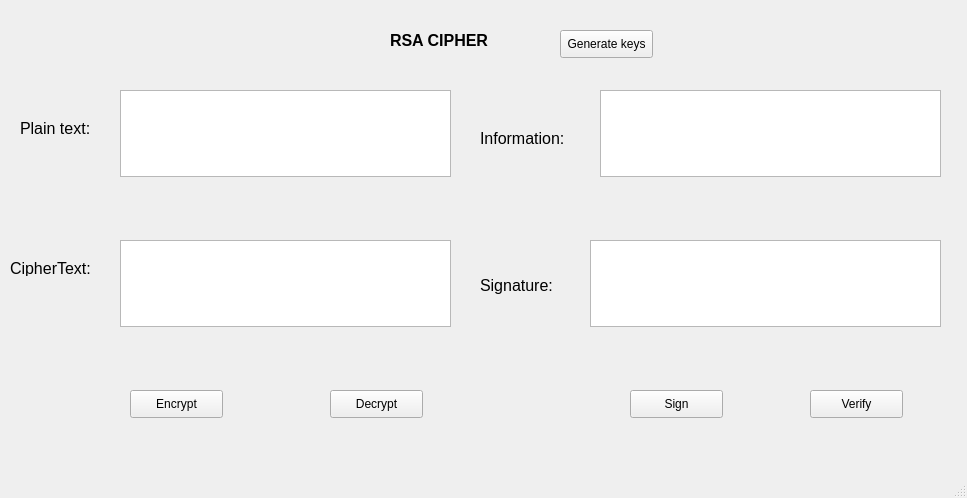
<?xml version="1.0" encoding="UTF-8"?>
<ui version="4.0">
 <class>MainWindow</class>
 <widget class="QMainWindow" name="MainWindow">
  <property name="geometry">
   <rect>
    <x>0</x>
    <y>0</y>
    <width>967</width>
    <height>498</height>
   </rect>
  </property>
  <property name="windowTitle">
   <string>MainWindow</string>
  </property>
  <widget class="QWidget" name="centralwidget">
   <widget class="QLabel" name="label">
    <property name="geometry">
     <rect>
      <x>390</x>
      <y>20</y>
      <width>141</width>
      <height>41</height>
     </rect>
    </property>
    <property name="font">
     <font>
      <pointsize>12</pointsize>
      <weight>75</weight>
      <bold>true</bold>
     </font>
    </property>
    <property name="text">
     <string>RSA CIPHER</string>
    </property>
   </widget>
   <widget class="QLabel" name="label_2">
    <property name="geometry">
     <rect>
      <x>20</x>
      <y>120</y>
      <width>101</width>
      <height>16</height>
     </rect>
    </property>
    <property name="font">
     <font>
      <pointsize>12</pointsize>
      <weight>50</weight>
      <bold>false</bold>
     </font>
    </property>
    <property name="text">
     <string>Plain text:</string>
    </property>
   </widget>
   <widget class="QLabel" name="label_3">
    <property name="geometry">
     <rect>
      <x>10</x>
      <y>260</y>
      <width>91</width>
      <height>16</height>
     </rect>
    </property>
    <property name="font">
     <font>
      <pointsize>12</pointsize>
     </font>
    </property>
    <property name="text">
     <string>CipherText:</string>
    </property>
   </widget>
   <widget class="QLabel" name="label_4">
    <property name="geometry">
     <rect>
      <x>480</x>
      <y>130</y>
      <width>121</width>
      <height>16</height>
     </rect>
    </property>
    <property name="font">
     <font>
      <pointsize>12</pointsize>
     </font>
    </property>
    <property name="text">
     <string>Information:</string>
    </property>
   </widget>
   <widget class="QLabel" name="label_5">
    <property name="geometry">
     <rect>
      <x>480</x>
      <y>270</y>
      <width>101</width>
      <height>31</height>
     </rect>
    </property>
    <property name="font">
     <font>
      <pointsize>12</pointsize>
     </font>
    </property>
    <property name="text">
     <string>Signature:</string>
    </property>
   </widget>
   <widget class="QTextEdit" name="textEdit">
    <property name="geometry">
     <rect>
      <x>120</x>
      <y>90</y>
      <width>331</width>
      <height>87</height>
     </rect>
    </property>
   </widget>
   <widget class="QTextEdit" name="textEdit_2">
    <property name="geometry">
     <rect>
      <x>120</x>
      <y>240</y>
      <width>331</width>
      <height>87</height>
     </rect>
    </property>
   </widget>
   <widget class="QTextEdit" name="textEdit_3">
    <property name="geometry">
     <rect>
      <x>600</x>
      <y>90</y>
      <width>341</width>
      <height>87</height>
     </rect>
    </property>
   </widget>
   <widget class="QTextEdit" name="textEdit_4">
    <property name="geometry">
     <rect>
      <x>590</x>
      <y>240</y>
      <width>351</width>
      <height>87</height>
     </rect>
    </property>
   </widget>
   <widget class="QPushButton" name="btn_gen_keys">
    <property name="geometry">
     <rect>
      <x>560</x>
      <y>30</y>
      <width>93</width>
      <height>28</height>
     </rect>
    </property>
    <property name="text">
     <string>Generate keys</string>
    </property>
   </widget>
   <widget class="QPushButton" name="btn_encrypt">
    <property name="geometry">
     <rect>
      <x>130</x>
      <y>390</y>
      <width>93</width>
      <height>28</height>
     </rect>
    </property>
    <property name="text">
     <string>Encrypt</string>
    </property>
   </widget>
   <widget class="QPushButton" name="btn_decrypt">
    <property name="geometry">
     <rect>
      <x>330</x>
      <y>390</y>
      <width>93</width>
      <height>28</height>
     </rect>
    </property>
    <property name="text">
     <string>Decrypt</string>
    </property>
   </widget>
   <widget class="QPushButton" name="btn_sign">
    <property name="geometry">
     <rect>
      <x>630</x>
      <y>390</y>
      <width>93</width>
      <height>28</height>
     </rect>
    </property>
    <property name="text">
     <string>Sign</string>
    </property>
   </widget>
   <widget class="QPushButton" name="btn_verify">
    <property name="geometry">
     <rect>
      <x>810</x>
      <y>390</y>
      <width>93</width>
      <height>28</height>
     </rect>
    </property>
    <property name="text">
     <string>Verify</string>
    </property>
   </widget>
  </widget>
  <widget class="QMenuBar" name="menubar">
   <property name="geometry">
    <rect>
     <x>0</x>
     <y>0</y>
     <width>967</width>
     <height>26</height>
    </rect>
   </property>
  </widget>
  <widget class="QStatusBar" name="statusbar"/>
 </widget>
 <resources/>
 <connections/>
</ui>
